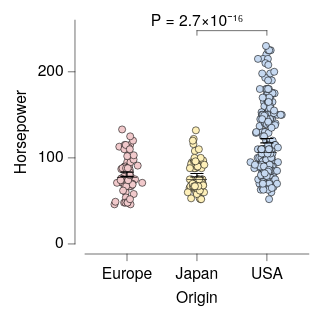

Specify this chart in Vega-Lite:
### Vega-Lite specification from a JSON file in a GitHub repository (floating-point values rounded to 4 significant figures; data arrays with more than 128 entries replaced by an {"elided": "..."} marker saying what was removed)
{"background": null, "config": {"arc": {"fill": "#DBDBDB", "fillOpacity": 1.0, "innerRadius": 25.0, "padAngle": 0.03, "stroke": "black", "strokeOpacity": 1, "strokeWidth": 0.25}, "area": {"fill": "#DBDBDB", "fillOpacity": 1.0, "stroke": "black", "strokeOpacity": 1, "strokeWidth": 0.25}, "axis": {"domain": true, "domainCap": "round", "domainColor": "black", "domainWidth": 0.25, "grid": false, "gridCap": "round", "gridColor": "#F1F1F1", "gridDash": [0, 0], "gridOpacity": 1.0, "gridWidth": 0.25, "labelColor": "black", "labelFont": "HelveticaNeue", "labelFontSize": 7, "labelFontStyle": "normal", "labelFontWeight": 400, "offset": 4.5, "ticks": true, "tickCap": "round", "tickColor": "black", "tickRound": false, "tickSize": 3, "tickWidth": 0.25, "titleColor": "black", "titleFont": "HelveticaNeue", "titleFontSize": 7, "titleFontStyle": "normal", "titleFontWeight": 400}, "axisX": {"domain": true, "labelAlign": "center", "labelAngle": 0, "labels": true, "ticks": true, "translate": 0}, "axisY": {"domain": true, "labelAlign": "right", "labelAngle": 0, "labels": true, "ticks": true, "translate": 0}, "axisRight": {"domain": true, "labelAlign": "left", "labelAngle": 0, "labels": true, "ticks": true, "translate": 0}, "axisTop": {"domain": true, "labelAlign": "center", "labelAngle": 0, "labels": true, "ticks": true, "translate": 0}, "axisBand": {"tickOffset": 0}, "bar": {"fill": "#DBDBDB", "fillOpacity": 1.0, "stroke": "black", "strokeOpacity": 1, "strokeWidth": 0.25}, "boxplot": {"size": 9.0, "ticks": {"cornerRadius": 0.25, "fill": "black", "size": 4.5, "thickness": 0.25}, "box": {"fillOpacity": 1.0, "stroke": "black", "strokeOpacity": 1, "strokeWidth": 0.25}, "median": {"fill": "black", "fillOpacity": 1.0, "size": 9.0, "thickness": 0.25}, "rule": {"fill": "black", "fillOpacity": 1.0, "size": 10.0, "stroke": "black", "strokeDash": [0, 0], "strokeOpacity": 1, "strokeWidth": 0.25}, "outliers": {"color": "black", "fill": "black", "fillOpacity": 1.0, "size": 0, "stroke": "black", "strokeOpacity": 1, "strokeWidth": 0.25}}, "circle": {"fill": "black", "fillOpacity": 1.0, "size": 0.5, "stroke": null, "strokeOpacity": 1, "strokeWidth": 0.25}, "errorband": {"band": {"fillOpacity": 0.6, "stroke": null, "strokeWidth": 0.25, "strokeOpacity": 1}, "borders": {"opacity": 0, "strokeOpacity": 0.25, "strokeWidth": 1}}, "errorbar": {"opacity": 1, "rule": {"strokeDash": [0, 0], "strokeWidth": 0.5}, "ticks": {"color": "black", "cornerRadius": 0.25, "opacity": 1, "size": 6.0, "thickness": 0.5}, "thickness": 0.5}, "font": "HelveticaNeue", "geoshape": {"fill": "#DBDBDB", "fillOpacity": 1.0, "stroke": "black", "strokeOpacity": 1, "strokeWidth": 0.25}, "header": {"labelColor": "black", "labelFont": "HelveticaNeue", "labelFontSize": 7, "labelFontStyle": "normal", "labelFontWeight": 400, "titleColor": "black", "titleFont": "HelveticaNeue", "titleFontSize": 7, "titleFontStyle": "normal", "titleFontWeight": 400, "titlePadding": 0}, "legend": {"disable": false, "offset": 4.5, "gradientLength": 50.0, "gradientThickness": 5.0, "gradientOpacity": 1.0, "gradientStrokeColor": "black", "gradientStrokeWidth": 0.25, "labelColor": "black", "labelFont": "HelveticaNeue", "labelFontSize": 7, "labelFontStyle": "normal", "labelFontWeight": 400, "strokeColor": "black", "strokeWidth": 0, "symbolSize": 42, "symbolStrokeColor": "black", "symbolStrokeWidth": 0.25, "titleColor": "black", "titleFont": "HelveticaNeue", "titleFontSize": 7, "titleFontStyle": "normal", "titleFontWeight": 400}, "line": {"color": "black", "stroke": "black", "strokeCap": "round", "strokeDash": [0, 0], "strokeOpacity": 1, "strokeWidth": 0.375}, "point": {"filled": true, "fill": "#DBDBDB", "fillOpacity": 1.0, "size": 5.0, "stroke": "black", "strokeOpacity": 1, "strokeWidth": 0.25}, "range": {"category": ["#C6D9F1", "#F1C9CB", "#FEF0B9", "#CEE37A", "#7AA8E0", "#E589A3", "#FDDD5D", "#68B961", "#4177B1", "#C35082", "#E5C227", "#438156"], "diverging": {"scheme": ["#C35082", "#CE6D94", "#D989A7", "#E2A4BA", "#EABFCE", "#F1DBE2", "#F6F6F6", "#D7E0EB", "#B9CBE0", "#9BB6D5", "#7DA1C9", "#5F8CBD", "#4177B1"]}, "heatmap": {"scheme": ["#DFE9F7", "#C6D9F1", "#ADC8EC", "#94B8E6", "#7AA8E0", "#6097DA", "#4D87CA", "#4177B1", "#386898", "#2F597F", "#264A69", "#1D3A58"]}, "ordinal": {"scheme": ["#F1F1F1", "#DBDBDB", "#C6C6C6", "#B2B2B2", "#9D9D9D", "#898989", "#767676", "#636363", "#515151", "#404040", "#2F2F2F", "#1F1F1F"]}, "ramp": {"scheme": ["#DFE9F7", "#C6D9F1", "#ADC8EC", "#94B8E6", "#7AA8E0", "#6097DA", "#4D87CA", "#4177B1", "#386898", "#2F597F", "#264A69", "#1D3A58"]}}, "rule": {"color": "black", "stroke": "black", "strokeCap": "round", "strokeDash": [2, 2], "strokeOpacity": 1, "strokeWidth": 0.25}, "scale": {"bandPaddingInner": 0.1, "bandPaddingOuter": 0.1, "round": false}, "rect": {"fill": "#DBDBDB", "fillOpacity": 1.0, "stroke": "black", "strokeOpacity": 1, "strokeWidth": 0.25}, "square": {"fill": "#DBDBDB", "fillOpacity": 1.0, "size": 10.0, "stroke": "black", "strokeOpacity": 1, "strokeWidth": 0.25}, "text": {"color": "black", "font": "HelveticaNeue", "fontSize": 7, "fontStyle": "normal", "fontWeight": 400}, "title": {"anchor": "middle", "frame": "group", "color": "black", "font": "HelveticaNeue", "fontSize": 7, "fontStyle": "normal", "fontWeight": 400, "subtitleColor": "black", "subtitleFont": "HelveticaNeue", "subtitleFontSize": "HelveticaNeue", "subtitleFontStyle": "normal", "subtitleFontWeight": 400}, "view": {"continuousWidth": 100, "continuousHeight": 100, "discreteWidth": 100, "discreteHeight": 100, "fill": null, "stroke": null, "strokeWidth": 0.25}}, "layer": [{"data": {"name": "data-53eecb024a78fdc2be808dcfdc3af7a2"}, "mark": {"type": "circle", "opacity": 1.0, "size": 10.0, "stroke": "black", "strokeOpacity": 1, "strokeWidth": 0.25}, "encoding": {"color": {"field": "Origin", "legend": null, "sort": ["USA", "Europe", "Japan"], "title": null, "type": "nominal"}, "x": {"axis": {}, "field": "Origin", "sort": ["USA", "Europe", "Japan"], "title": "Origin", "type": "nominal"}, "xOffset": {"field": "jitter_x", "scale": {"domain": [-7.33, 7.33], "range": [5.17, 19.83]}, "type": "quantitative"}, "y": {"field": "Horsepower", "title": "Horsepower", "type": "quantitative"}}}, {"data": {"name": "data-6c4882663eaca411296217af4f5e04f9"}, "mark": {"type": "errorbar"}, "encoding": {"x": {"axis": {}, "field": "Origin", "sort": ["USA", "Europe", "Japan"], "title": "Origin", "type": "nominal"}, "y": {"field": "__mean", "title": "Horsepower", "type": "quantitative"}, "yError": {"field": "__error"}}}, {"data": {"name": "data-53eecb024a78fdc2be808dcfdc3af7a2"}, "mark": {"type": "boxplot", "box": {"fillOpacity": 0, "strokeOpacity": 0}, "outliers": {"opacity": 0}, "rule": {"strokeOpacity": 0}, "ticks": false}, "encoding": {"x": {"axis": {}, "field": "Origin", "sort": ["USA", "Europe", "Japan"], "title": "Origin", "type": "nominal"}, "y": {"field": "Horsepower", "title": "Horsepower", "type": "quantitative"}}}, {"layer": [{"layer": [{"data": {"values": [{"x": "USA", "x2": "Japan", "y": 247.8, "__dysonsphere__": 1}]}, "mark": {"type": "rule", "strokeCap": "round", "strokeDash": [0, 0], "strokeWidth": 0.25}, "encoding": {"x": {"field": "x", "type": "nominal"}, "x2": {"field": "x2"}, "y": {"field": "y", "type": "quantitative"}}}, {"data": {"values": [{"x": "USA", "y": 247.8, "y2": 242.5, "__dysonsphere__": 1}]}, "mark": {"type": "rule", "strokeCap": "round", "strokeDash": [0, 0], "strokeWidth": 0.25}, "encoding": {"x": {"field": "x", "type": "nominal"}, "y": {"field": "y", "type": "quantitative"}, "y2": {"field": "y2"}}}, {"data": {"values": [{"x": "Japan", "y": 247.8, "y2": 242.5, "__dysonsphere__": 1}]}, "mark": {"type": "rule", "strokeCap": "round", "strokeDash": [0, 0], "strokeWidth": 0.25}, "encoding": {"x": {"field": "x", "type": "nominal"}, "y": {"field": "y", "type": "quantitative"}, "y2": {"field": "y2"}}}, {"data": {"values": [{"y": 247.8, "label": "P = 2.7×10⁻¹⁶", "__dysonsphere__": 1}]}, "mark": {"type": "text", "align": "center", "dy": -4, "fontSize": 7}, "encoding": {"text": {"field": "label", "type": "nominal"}, "x": {"value": 50.0}, "y": {"field": "y", "type": "quantitative"}}}]}], "name": "__dysonsphere_6d00f8a6476592f2_7"}], "$schema": "https://vega.github.io/schema/vega-lite/v6.4.1.json", "datasets": {"data-53eecb024a78fdc2be808dcfdc3af7a2": {"elided": "400 records"}, "data-6c4882663eaca411296217af4f5e04f9": [{"Origin": "USA", "__mean": 119.9, "__error": 2.529, "__dysonsphere__": 1}, {"Origin": "Europe", "__mean": 81.0, "__error": 2.47, "__dysonsphere__": 1}, {"Origin": "Japan", "__mean": 79.84, "__error": 2.005, "__dysonsphere__": 1}]}}
